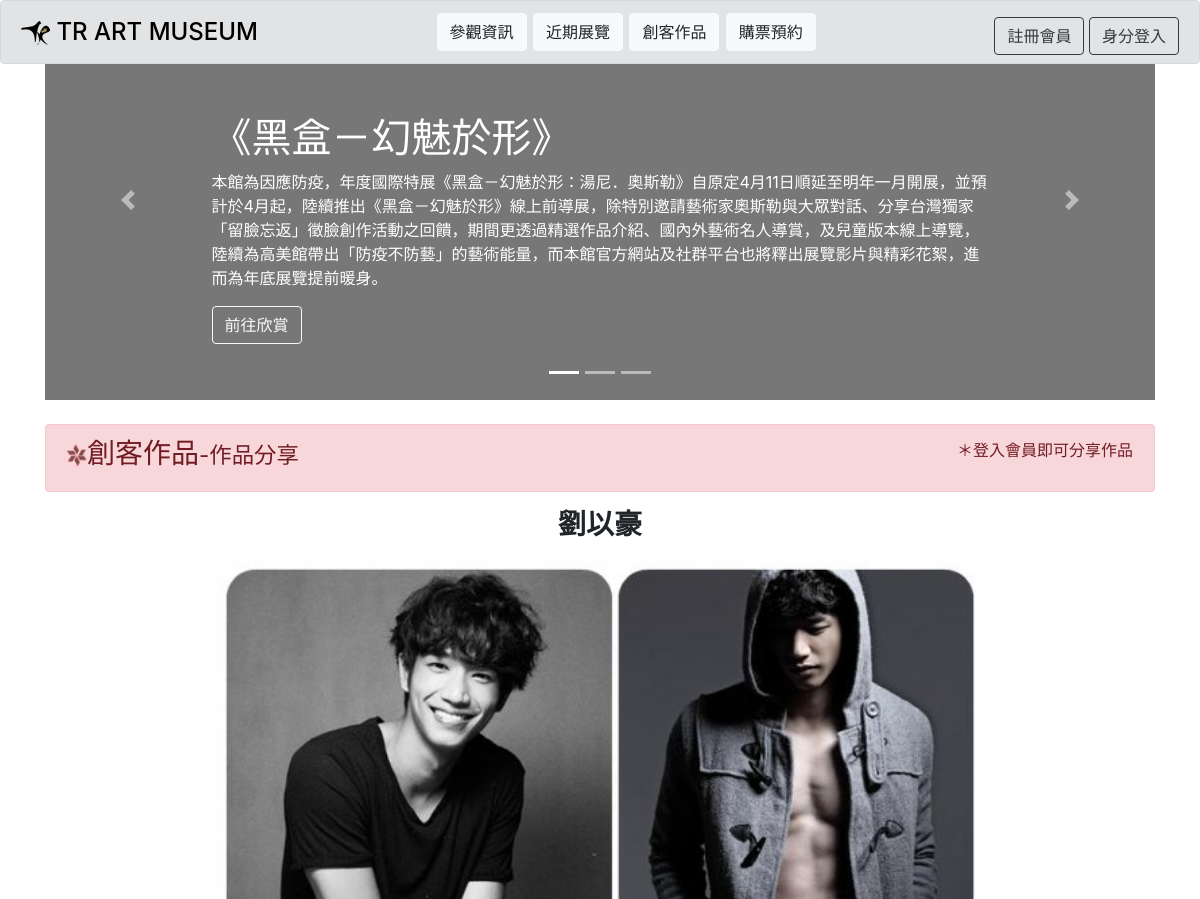
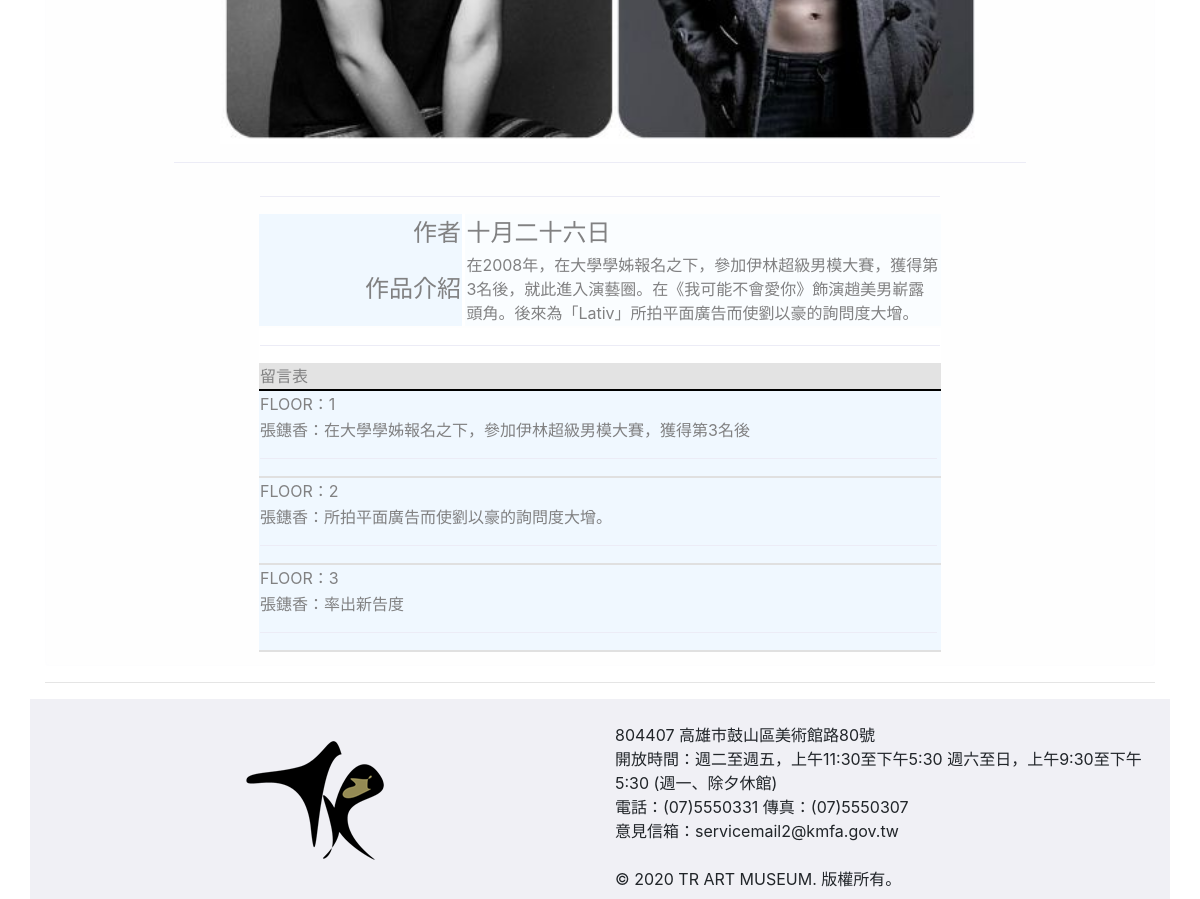
The page /works.php?wid=10 on the database its author committed (2 pictures, top to bottom).
### tables this page shows
CREATE TABLE `works` (
  `wid` int(11) NOT NULL,
  `mid` int(11) NOT NULL,
  `wname` varchar(200) NOT NULL,
  `wintroduction` varchar(200) NOT NULL,
  `wshort` varchar(200) NOT NULL,
  `wlink` varchar(200) NOT NULL
);

CREATE TABLE `mem` (
  `id` int(11) NOT NULL,
  `name` varchar(100) NOT NULL,
  `username` varchar(100) NOT NULL,
  `password` varchar(100) NOT NULL,
  `birth` varchar(100) NOT NULL,
  `phone` varchar(100) NOT NULL
);

CREATE TABLE `message` (
  `messageid` int(11) NOT NULL,
  `mid` varchar(200) NOT NULL,
  `wid` varchar(200) NOT NULL,
  `message` varchar(200) NOT NULL
);

### works.php (the view, shortened to what this page needs)
<?php
  $user_type = $_SESSION["user_type"];
  $wid = $_GET["wid"];
     require "includes/db.php";
    $sql = "SELECT * FROM works WHERE wid='$wid'";
    $result = $conn->query($sql);
    if ($result->num_rows > 0) {
        while($row = $result->fetch_assoc()) {
           $mid = $row["mid"];
           $wname = $row["wname"];
           $wintroduction = $row["wintroduction"];
           $wlink = $row["wlink"];
          $sql = "SELECT * FROM mem WHERE id='$mid'";
          $result = $conn->query($sql);
          if ($result->num_rows > 0) {
              while($row = $result->fetch_assoc()) {
                $mwname = $row["name"];
              }
          }
        }
    }
?>
<!doctype html>
<html lang="en">
  <head>
    <link rel="stylesheet" href="https://stackpath.bootstrapcdn.com/bootstrap/4.5.2/css/bootstrap.min.css">
  </head>
  <body>
<?php require "includes/menu.php";?>
<div class="container" style="margin:0px auto">
    <?php require "includes/exhibition.php";?>
    <br>
  <div class="alert alert-danger" role="alert">
    <div class="row">
      <div align="left" class="col" style="width: 50%">
        <h3><img src="pc/Sign3.png">創客作品<small>-作品分享</small></h3>
      </div>
      <div align="right" class="col" style="width: 50%">
          <?php
            if ($user_type!=NULL) {
              echo "<table width='100%  border='1px'>
                      <tr><td align='right'>
                        <a href='page003.php'><button type'button' class='btn btn-outline-danger'>BACK</button></a>
                        <a href='addworks.php'><button type'button' class='btn btn-outline-danger'>＋作品</button></a>
                      </td></tr>
                    </table>";
            } else  {
              echo "<table width='100%  border='1px'><tr><td align='right'>＊登入會員即可分享作品</td></tr></table>";
            }
          ?>
      </div>
    </div>
    </div>
 <h3 align="center"><b><?php echo "$wname"; ?></b></h3>
<div class="alert alert-light" role="alert" style="width: 100%" >
<table align="center" width="80%">
  <tr>
    <td align="center">
          <?php
          $tags="<img src='uploads/^^^^' style='height: 30rem;'>";
          echo str_replace("^^^^",$wlink,$tags);
      ?>
    </td>
  </tr>
  <tr>
    <td>
      <table align="center" width="80%">
        <tr><td colspan="3"><hr></td></tr>
        <tr height="30%">
          <td width="29.75%" align="right" bgcolor="#f0f8ff">
            <font size="5">作者</font>
           </td>
          <td width="0.5%" bgcolor="#ffffff"></td>
          <td width="69.5%" align="left" bgcolor="#fafdff">
            <font size="5"><?php echo "$mwname"; ?></font>
          </td>
        </tr>
        <tr>
          <hr>
          <td width="29.75%" align="right" bgcolor="#f0f8ff">
            <font size="5">作品介紹</font>
          </td>
          <td width="0.5%" bgcolor="#ffffff" ></td>
          <td width="69.7%" align="left" bgcolor="#fafdff">
            <font size="3"><?php echo "$wintroduction"; ?></font>
          </td>
        </tr>
      </table>
    </td>
  </tr>
  <tr>
    <td>
      <table align="center" width="80%" bgcolor="#f0f8ff">
        <tr><td bgcolor="#ffffff"  colspan="2"><hr></td></tr>
        <tr><td bgcolor="#e3e3e3"   colspan="2">留言表</td></tr>
        <tr><td colspan="2" height="2px" bgcolor="#000000"></td></tr>
          <?php
          $sql = "SELECT * FROM message WHERE wid='$wid'";
              $result = $conn->query($sql);
              if ($result->num_rows > 0) {
                $number = 1;
                while($row = $result->fetch_assoc()) {
                     $mid = $row["mid"];
                     $message = $row["message"];
                     $sql = "SELECT * FROM mem WHERE id='$mid'";
                     $res = $conn->query($sql);
                      if ($res->num_rows > 0) {
                        while($row = $res->fetch_assoc()) {
                                $mname = $row["name"];
                          }}
          ?>
        <tr><td   colspan="2">FLOOR：<?php echo"$number"; ?></td></tr>
        <tr><td>
            <?php echo"<p>$mname"."："."$message</p>"; ?>
            <hr>
            </td>
            <td align="right">
            </td>
        </tr>
          <tr><td colspan="2" height="2px" bgcolor="#e0e0e0"></td></tr>
          <?php $number = $number+1;  } } $conn->close(); ?>
      </table>
    </td>
  </tr>
</table>
</div>
    <hr>
      <?php require "includes/footer.php";?>
    </div>
</body>
</html>

### rows shown on the page
works: wname "劉以豪", wintroduction "在2008年，在大學學姊報名之下，參加伊林超級男模大賽，獲得第3名後，就此進入演藝圈。在《我可能不會愛你》飾演趙美男嶄露頭角。後來為「Lativ」所拍平面廣告而使劉以豪的詢問度大增。"
mem: name "十月二十六日"
message: mem.name "張鏸香", message "在大學學姊報名之下，參加伊林超級男模大賽，獲得第3名後"
message: mem.name "張鏸香", message "所拍平面廣告而使劉以豪的詢問度大增。"
message: mem.name "張鏸香", message "率出新告度"
